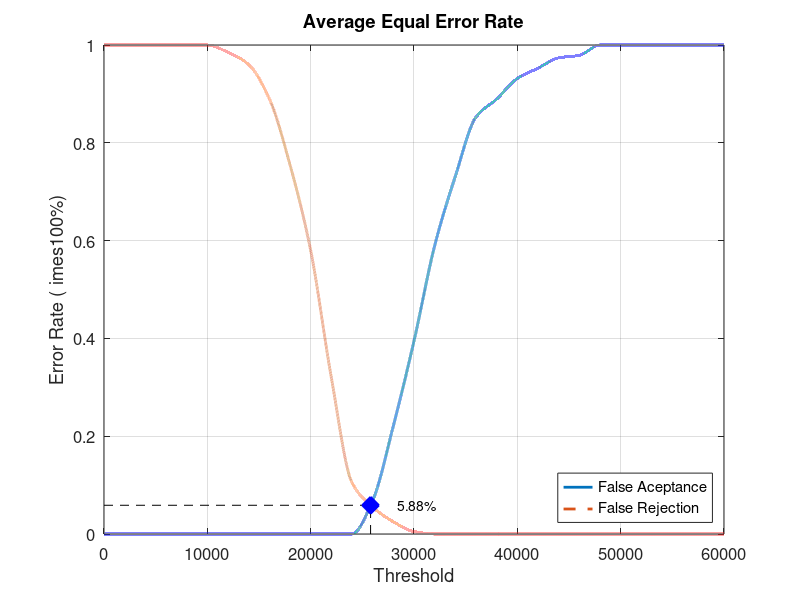
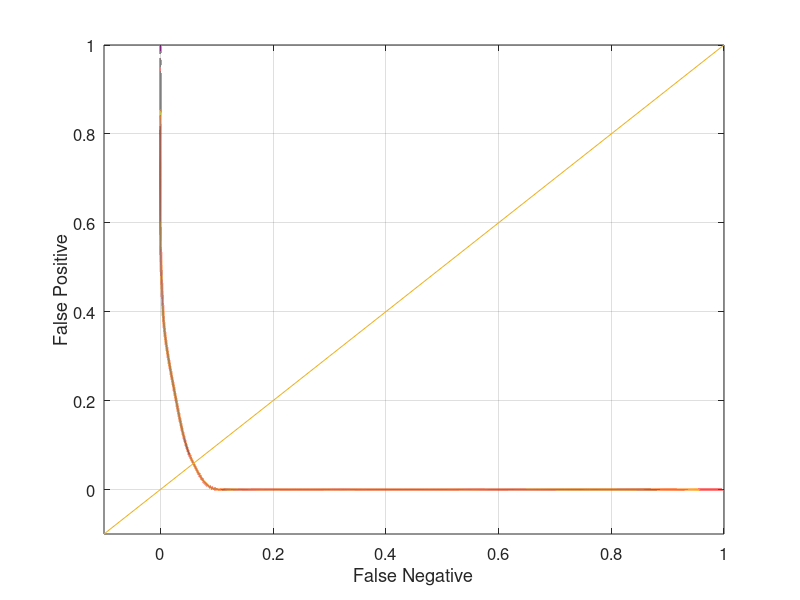

The MATLAB source for these figures, in order:
close all;
clear;
clc;
x = 0:2000:60000;
xq = 0:0.5:60000;

y0 = [0 0 0 0 0 0 0 0 0 0 0 0 0 0.0684211 0.221053 0.394737 0.589474 0.731579 0.852632 0.889474 0.931579 0.952632 0.973684 0.978947 1 1 1 1 1 1 1]
yy0 = interp1(x, y0, xq, 'pchip');
y1 = [1 1 1 1 1 1 0.985 0.96 0.89 0.755 0.58 0.32 0.105 0.055 0.025 0.005 0 0 0 0 0 0 0 0 0 0 0 0 0 0 0]
yy1 = interp1(x, y1, xq, 'pchip');

% Calculating EER: 
y2 = abs(y0 - y1);
find(y2 == min(y2))
yy2 = abs(yy0 - yy1);
xEER = find(yy2 == min(yy2));
xEERIndex = xq(xEER) % X-axis EER
yEER = yy0(xEER) % Y-axis EER

main = figure
plot(xq, yy0,'-','LineWidth', 2);	hold on
plot(xq, yy1,'--','LineWidth', 2);	hold on
plot([xEERIndex xEERIndex], [0 yEER], 'k--');	hold on
plot([0 xEERIndex], [yEER yEER], 'k--');	hold on
plot(xEERIndex, yEER, 'bx', 'LineWidth', 10);	hold on
text(xEERIndex + 10 * xEERIndex / 100, yEER, [num2str(round((10000 * yEER)) / 100) '%'])
legend('False Aceptance', 'False Rejection', 'Location', 'SouthEast')
xlabel('Threshold')
ylabel('Error Rate (	imes100%)')
title('Average Equal Error Rate')
set(gca, 'FontSize', 12)
axis([0 60000 0 1])
grid on

print(main, 'Database1_3Main', '-dpng');
FNRxFPR = figure('Color', [1 1 1]);
plot(yy1, yy0, '-', yy1, yy0, 'LineWidth', 2);
hold on
y = -0.1:0.1:1
plot(y, y); 
set(gca, 'FontSize', 12)
xlabel('False Negative')
ylabel('False Positive')
axis([-0.1 1 -0.1 1])
set(gca, 'FontSize', 12)
grid on

print(FNRxFPR, 'Database1_3FNRxFPR','-dpng');
